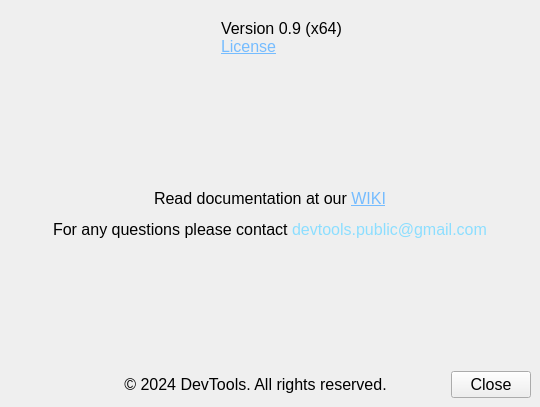
<?xml version="1.0" encoding="UTF-8"?>
<ui version="4.0">
 <class>about_window</class>
 <widget class="QMainWindow" name="about_window">
  <property name="geometry">
   <rect>
    <x>0</x>
    <y>0</y>
    <width>540</width>
    <height>407</height>
   </rect>
  </property>
  <property name="windowTitle">
   <string>MainWindow</string>
  </property>
  <widget class="QWidget" name="centralwidget">
   <layout class="QVBoxLayout" name="verticalLayout">
    <item>
     <layout class="QHBoxLayout" name="horizontalLayout_2">
      <property name="leftMargin">
       <number>10</number>
      </property>
      <property name="topMargin">
       <number>10</number>
      </property>
      <item>
       <widget class="QLabel" name="label_DevtoolsDavis">
        <property name="maximumSize">
         <size>
          <width>282</width>
          <height>131</height>
         </size>
        </property>
        <property name="text">
         <string/>
        </property>
        <property name="pixmap">
         <pixmap resource="res.qrc">:/res/Davis.png</pixmap>
        </property>
        <property name="scaledContents">
         <bool>true</bool>
        </property>
       </widget>
      </item>
      <item>
       <spacer name="horizontalSpacer_2">
        <property name="orientation">
         <enum>Qt::Horizontal</enum>
        </property>
        <property name="sizeHint" stdset="0">
         <size>
          <width>40</width>
          <height>20</height>
         </size>
        </property>
       </spacer>
      </item>
      <item>
       <widget class="QLabel" name="label_nearLogo">
        <property name="text">
         <string>&lt;!DOCTYPE HTML PUBLIC &quot;-//W3C//DTD HTML 4.0//EN&quot; &quot;http://www.w3.org/TR/REC-html40/strict.dtd&quot;&gt;
&lt;html&gt;&lt;head&gt;&lt;meta name=&quot;qrichtext&quot; content=&quot;1&quot; /&gt;&lt;style type=&quot;text/css&quot;&gt;
p, li { white-space: pre-wrap; }
&lt;/style&gt;&lt;/head&gt;&lt;body style=&quot; font-family:'MS Shell Dlg 2'; font-size:8pt; font-weight:400; font-style:normal;&quot;&gt;
&lt;p style=&quot; margin-top:12px; margin-bottom:12px; margin-left:0px; margin-right:0px; -qt-block-indent:0; text-indent:0px;&quot;&gt;&lt;span style=&quot; font-size:12pt;&quot;&gt;Version 0.9 (x64) &lt;br /&gt;&lt;/span&gt;&lt;a href=&quot;https://github.com/DevToolsOrganization/matrix-data-visualization-DAVIS/blob/main/LICENSE&quot;&gt;&lt;span style=&quot; font-size:12pt; text-decoration: underline; color:#75bcff;&quot;&gt;License&lt;/span&gt;&lt;/a&gt;&lt;/p&gt;&lt;/body&gt;&lt;/html&gt;</string>
        </property>
       </widget>
      </item>
      <item>
       <spacer name="horizontalSpacer_3">
        <property name="orientation">
         <enum>Qt::Horizontal</enum>
        </property>
        <property name="sizeHint" stdset="0">
         <size>
          <width>40</width>
          <height>20</height>
         </size>
        </property>
       </spacer>
      </item>
     </layout>
    </item>
    <item>
     <spacer name="verticalSpacer_2">
      <property name="orientation">
       <enum>Qt::Vertical</enum>
      </property>
      <property name="sizeHint" stdset="0">
       <size>
        <width>20</width>
        <height>40</height>
       </size>
      </property>
     </spacer>
    </item>
    <item>
     <widget class="QLabel" name="label_center">
      <property name="text">
       <string>&lt;html&gt;&lt;head/&gt;&lt;body&gt;&lt;p align=&quot;center&quot;&gt;&lt;span style=&quot; font-size:12pt;&quot;&gt;Read documentation at our &lt;/span&gt;&lt;a href=&quot;https://github.com/DevToolsOrganization/matrix-data-visualization-DAVIS/wiki&quot;&gt;&lt;span style=&quot; font-size:12pt; text-decoration: underline; color:#75bcff;&quot;&gt;WIKI&lt;/span&gt;&lt;/a&gt;&lt;/p&gt;&lt;p align=&quot;center&quot;&gt;&lt;span style=&quot; font-size:12pt;&quot;&gt;For any questions please contact &lt;/span&gt;&lt;span style=&quot; font-size:12pt; color:#8cdeff;&quot;&gt;devtools.public@gmail.com&lt;/span&gt;&lt;/p&gt;&lt;/body&gt;&lt;/html&gt;</string>
      </property>
      <property name="textInteractionFlags">
       <set>Qt::LinksAccessibleByMouse|Qt::TextSelectableByMouse</set>
      </property>
     </widget>
    </item>
    <item>
     <spacer name="verticalSpacer">
      <property name="orientation">
       <enum>Qt::Vertical</enum>
      </property>
      <property name="sizeHint" stdset="0">
       <size>
        <width>20</width>
        <height>40</height>
       </size>
      </property>
     </spacer>
    </item>
    <item>
     <layout class="QGridLayout" name="gridLayout">
      <item row="2" column="0">
       <spacer name="horizontalSpacer_6">
        <property name="orientation">
         <enum>Qt::Horizontal</enum>
        </property>
        <property name="sizeHint" stdset="0">
         <size>
          <width>40</width>
          <height>20</height>
         </size>
        </property>
       </spacer>
      </item>
      <item row="2" column="2">
       <widget class="QLabel" name="label_2">
        <property name="font">
         <font>
          <pointsize>12</pointsize>
         </font>
        </property>
        <property name="text">
         <string>&lt;html&gt;&lt;head/&gt;&lt;body&gt;&lt;p align=&quot;center&quot;&gt;© 2024 DevTools. All rights reserved.&lt;/p&gt;&lt;/body&gt;&lt;/html&gt;</string>
        </property>
       </widget>
      </item>
      <item row="2" column="4">
       <widget class="QPushButton" name="pushButton_close">
        <property name="font">
         <font>
          <pointsize>12</pointsize>
         </font>
        </property>
        <property name="text">
         <string>Close</string>
        </property>
       </widget>
      </item>
      <item row="2" column="1">
       <spacer name="horizontalSpacer_5">
        <property name="orientation">
         <enum>Qt::Horizontal</enum>
        </property>
        <property name="sizeHint" stdset="0">
         <size>
          <width>40</width>
          <height>20</height>
         </size>
        </property>
       </spacer>
      </item>
      <item row="2" column="3">
       <spacer name="horizontalSpacer_7">
        <property name="orientation">
         <enum>Qt::Horizontal</enum>
        </property>
        <property name="sizeHint" stdset="0">
         <size>
          <width>40</width>
          <height>20</height>
         </size>
        </property>
       </spacer>
      </item>
     </layout>
    </item>
   </layout>
  </widget>
 </widget>
 <resources>
  <include location="res.qrc"/>
 </resources>
 <connections/>
</ui>
